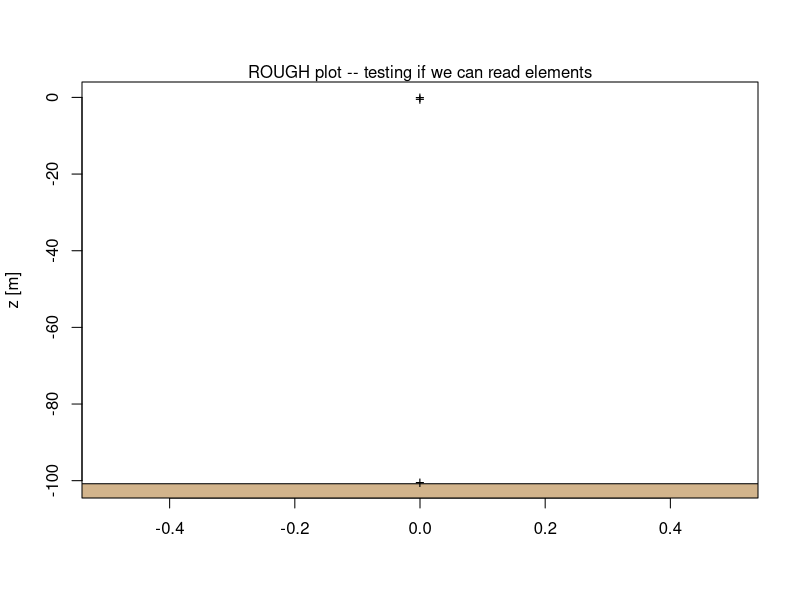

Generate this figure with R:
## ---- chunk 1

# Demo oo for mooring analysis
rm(list=ls()) # for debugging only

anchor <- function(model="default_anchor")
{
    rval <- list(list(type="anchor", model=model, length=0.3)) # guess on length
    class(rval) <- "mooring"
    rval
}

release <- function(model="default_release")
{
    rval <- list(list(type="anchor", model=model, length=1.0)) # guess on length
    class(rval) <- "mooring"
    rval
}

cable <- function(length=NULL, model="Mooring Systems 3X19 3/16")
{
    if (is.null(length))
        stop("must specify length")
    rval <- list(list(type="cable", model=model, length=length))
    class(rval) <- "mooring"
    rval
}

float <- function(model="Hydro Float 20")
{
    rval <- list(list(type="float", model=model, length=0.5)) # guess on length
    class(rval) <- "mooring"
    rval
}

print.mooring <- function(m)
{
    n <- length(m)
    if (0 == n) {
        stop("Empty object (programming error)\n")
    } else {
        if (n == 1) {
            cat("Single element:\n")
        } else {
            cat("Mooring with", n, "elements:\n")
        }
        for (i in seq_len(n)) {
            mi <- m[[i]]
            # FIXME: more if blocks for various types, to customize output. For example,
            # cable has buoyancy in kg/m, whereas other things have it in kg.  Also,
            # should report depth ranges, etc.
            if (mi$type == "cable") {
                cat(sprintf("  %s (\"%s\") %gm\n", mi$type, mi$model, mi$length), sep="")
            } else {
                cat(sprintf("  %s (\"%s\") %gm\n", mi$type, mi$model, mi$length), sep="")
            }
        }
    }
    invisible(NULL)
}
plot.mooring <- function(m)
{
    l <- cumsum(sapply(M,function(x) x$length))
    bottom <<- -max(l) # Kludge ... maybe we want a water() function
    z <- bottom + l
    plot(rep(0, length(l)), z, xlim=c(-0.5, 0.5), xlab="", ylab="z [m]", type="n")
    usr <- par("usr")
    rect(usr[1], usr[3], usr[2], bottom, col="tan")
    points(rep(0, length(l)), z, pch="+")
    mtext("ROUGH plot -- testing if we can read elements")
}
`+.mooring` <- function(m1, m2)
{
    n1 <- length(m1)
    n2 <- length(m2)
    rval <- vector("list", n1+n2)
    for (i in seq_len(n1))
        rval[[i]] <- m1[[i]]
    for (i in seq_len(n2))
        rval[[n1 + i]] <- m2[[i]]
    class(rval) <- "mooring"
    rval
}

A <- anchor()
print(A)
C <- cable(100)
print(C)
F <- float()
print(F)

M <- A + C + F
print(M)
plot(M)
